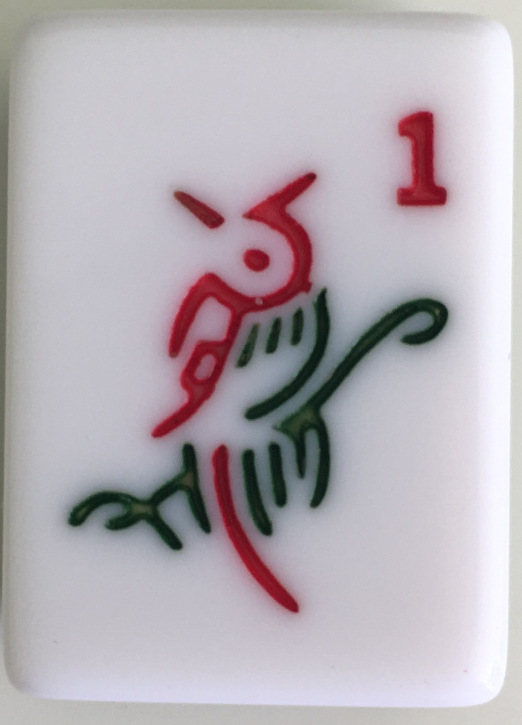
#> input picture VauxhallStation_Project_M/Experiment/pic/demo_photo_std1_chopped/tiao1.png, 1043 x 1450 px (shown at 1/2 size); its folder holds 4 pictures in this run
$ python prop_resize.py
#> lines starting #> are read from the running program, lines starting #| are printed output that depends on the picture
import cv2 as cv
import filters
import numpy as np
import sys
import glob
import multiprocessing


def display_img(img):
    """Display image and wait for enter key to close the window"""
    cv.imshow("Display Window",img)
    cv.waitKey(0)

def read_and_resize_to_min_height(directory):
#> called with directory = './pic/demo_photo_std1_chopped/*.png'
    imgs = []
    imgpaths = []
    heights = []

    """Step 1: get the minimum height from all images"""
    for _imgpath in glob.glob(directory):
        _src = cv.imread(_imgpath)
#> _src is the input picture: shape (1450, 1043, 3); mean B, G, R 180.8, 174.5, 181.4
        height, width, channels = _src.shape
#> height = 1450; width = 1043; channels = 3
        heights.append(height)
        imgs.append(_src)
        imgpaths.append(_imgpath)
    min_height = min(heights)

    """Step 2: resize all images to the same height proportionally
               then get the minimum width of all images after the resize"""
    widths = []
    for i,_img in enumerate(imgs):
        height = _img.shape[0]
        resize_perc = float(min_height)/float(height)
        imgs[i] = cv.resize(_img,(0,0),fx=resize_perc,fy=resize_perc)
        width = imgs[i].shape[1]
        widths.append(width)

    """Step 3: resize all images to the same width (the min width) from the center of the image
               write the resulting image to a file"""
    min_width = min(widths)
    for i,_img in enumerate(imgs):
        width = _img.shape[1]
        height = _img.shape[0]
        x = int(float(width - min_width)/2)
        _res = _img[0:height,x:(min_width+x)]
        imgs[i] = _res
        cv.imwrite(imgpaths[i].replace("_chopped","_cropped"),imgs[i])
#> this loop made 4 passes
#> pass 2, in read_and_resize_to_min_height, `_res = _img[0:height,x:(min_width+x)]`:
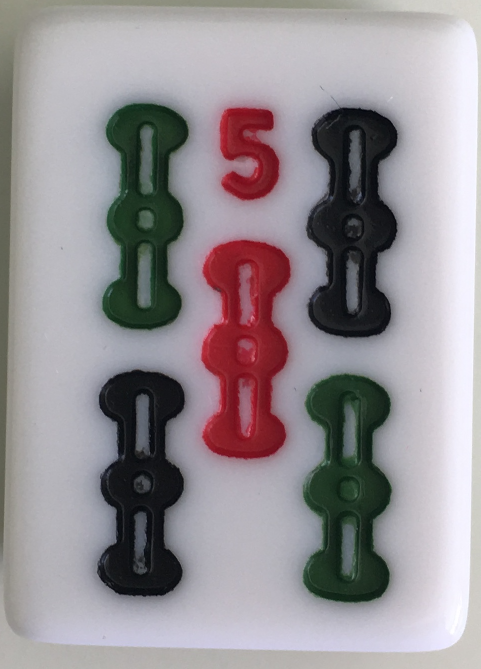
#> _res: shape (1338, 962, 3) (shown at 1/2 size); mean of channels 0, 1, 2 147.9, 143.6, 149.7; drawn as B, G, R
#> pass 3, in read_and_resize_to_min_height, `_res = _img[0:height,x:(min_width+x)]`:
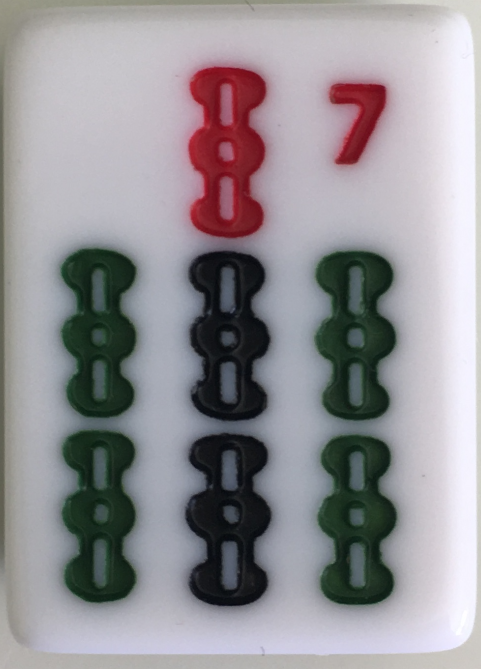
#> _res: shape (1338, 962, 3) (shown at 1/2 size); mean of channels 0, 1, 2 149.5, 145.3, 148.3; drawn as B, G, R

directory = "./pic/demo_photo_std1_chopped/*.png"
read_and_resize_to_min_height(directory)
